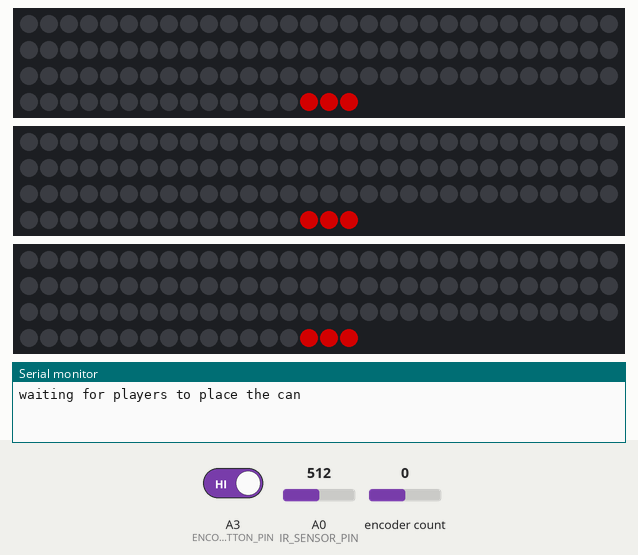
Simulated run of this sketch. Board: Arduino Uno, built with avr-gcc and run on an emulated ATmega328P. Parts: 3 × 107 RGB LEDs in strip order, left to right, continuing on the next row, the last lines printed to the serial monitor. The inputs (shaded band) are chosen by the test bench; at power-on: A3 (ENCODER_BUTTON_PIN) HIGH, encoder count 0, A0 (IR_SENSOR_PIN) = 512. Dim RGB values are drawn brighter than linear; EEPROM starts erased.

Above: at 0.1 s.
0.9 s: A3 (ENCODER_BUTTON_PIN) driven LOW
At 3.1 s:
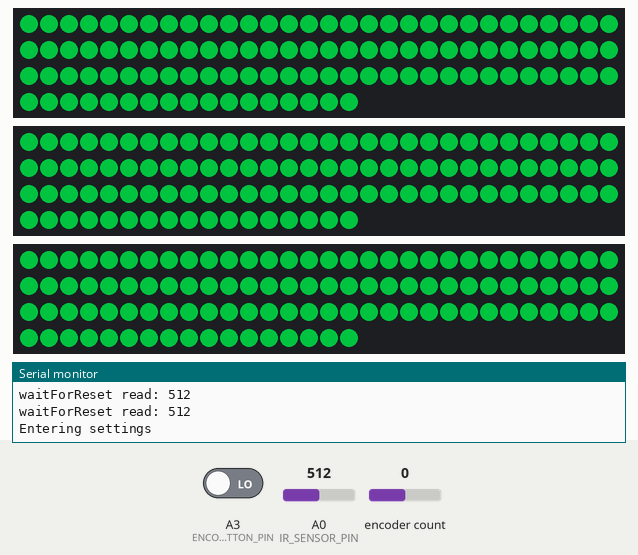
4.0 s: encoder count set to 4
At 4.7 s:
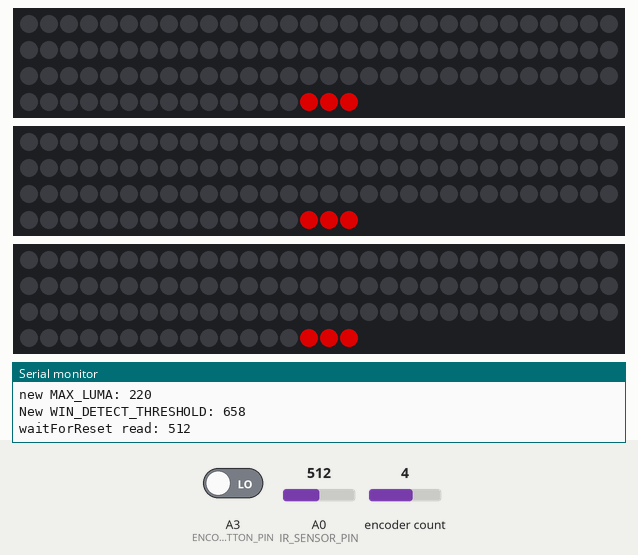
7.1 s: encoder count set to 3
9.1 s: A0 (IR_SENSOR_PIN) set to 900
Timing chart, 0 to 12.1 s (numbered marks = the images above; inputs shaded):
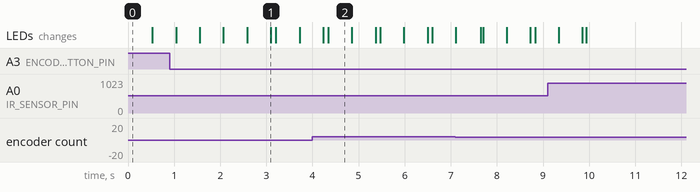

Measured:
- after the input at 0.9 s, the LEDs: first differ from a run without the input after 2.2 s (image 1)

The sketch:

nathan_beerstick.ino
```cpp
#include <FastLED.h>
#include <ClickEncoder.h>
#include <TimerOne.h>
#include <EEPROM.h>

// ATMEGA328p, Board setting: Arduino/Genuino Uno

#define DATA_PIN_A 4
#define DATA_PIN_B 5
#define DATA_PIN_C 6
#define LED_TYPE WS2813
#define COLOR_ORDER GRB
#define LEDS_PER_STRIP 107
#define UNPLAYABLE_LENGTH 18*2-2

int MAX_LUMA = 200; // will be overwritten if user value saved to eeprom
int WIN_DETECT_THRESHOLD = 650; // will be overwritten if user value saved to eeprom
#define IR_SENSOR_PIN A0
#define ENCODER_BUTTON_PIN A3
#define ENCODER_INC_PIN A1
#define ENCODER_DEC_PIN A2

CRGB leds[LEDS_PER_STRIP];
ClickEncoder *encoder;
int16_t volatile last, value, difference;

uint8_t gHue = 0; // rotating "base color" used by many of the patterns

void saveSettings() {
  // brightness
  unsigned int eeAddress = 0;
  EEPROM.put( eeAddress, MAX_LUMA );
  // sensitivity
  eeAddress += sizeof(int);
  EEPROM.put( eeAddress, WIN_DETECT_THRESHOLD );
}

void loadSettings() {
  unsigned int eeAddress = 0;
  // brightness
  int candidateMAX_LUMA;
  EEPROM.get( eeAddress, candidateMAX_LUMA );
  // sanity check
  MAX_LUMA = candidateMAX_LUMA >= 0 && candidateMAX_LUMA <= 255 ? candidateMAX_LUMA : MAX_LUMA;
  // sensitivity
  eeAddress += sizeof(int);
  int candidateWIN_DETECT_THRESHOLD;
  EEPROM.get( eeAddress, candidateWIN_DETECT_THRESHOLD );
  // sanity check
  WIN_DETECT_THRESHOLD = candidateWIN_DETECT_THRESHOLD >= 250 && candidateWIN_DETECT_THRESHOLD <= 1200 ? candidateWIN_DETECT_THRESHOLD : WIN_DETECT_THRESHOLD;
}

void timerIsr() {
  encoder->service();
}

void setBrightnessLoop() {
  ClickEncoder::Button b;
  fill_solid(leds, LEDS_PER_STRIP, CHSV(120, 255, MAX_LUMA));
  FastLED.show();
  value = 0;
  while (true) {
    value += encoder->getValue();
    if (value != last) {
      delay(15); // fixes fuckyness when spinning the encoder quickly
      difference = 4 * (value - last);
      last = value;
      MAX_LUMA = min(220, MAX_LUMA + difference);
      MAX_LUMA = max(40, MAX_LUMA);
      Serial.print("new MAX_LUMA: ");
      Serial.println(MAX_LUMA);
      fill_solid(leds, LEDS_PER_STRIP, CHSV(120, 255, MAX_LUMA));
      FastLED.show();
    }
    b = encoder->getButton();
    if (b != ClickEncoder::Open) {
      fill_solid(leds, LEDS_PER_STRIP, CHSV(0,0,0));
      FastLED.show();
      last = -1;
      saveSettings();
      return;
    }
  }
}

void setSensitivityLoop() {
  int thresholdMax = 1200;
  int thresholdMin = 250;
  int thresholdMiddle = 650; // a recommended starting place, not actually the range center
  ClickEncoder::Button b;
  int quarterStrip = LEDS_PER_STRIP / 4;
  uint8_t indicatorColor = 0;
  value = 0;
  while (true) {
    // draw interface canvas
    fill_solid(leds, LEDS_PER_STRIP, CHSV(0,0,0));
    leds[quarterStrip] = CHSV(0, 255, MAX_LUMA); // red dot
    leds[quarterStrip * 2] = CHSV(95, 255, MAX_LUMA); // green dot
    leds[LEDS_PER_STRIP - quarterStrip] = CHSV(160, 255, MAX_LUMA); // blue dot
    // update display
    if (WIN_DETECT_THRESHOLD > thresholdMiddle) {
      int graphPeak = map(WIN_DETECT_THRESHOLD, thresholdMiddle, thresholdMax, quarterStrip * 2, LEDS_PER_STRIP - quarterStrip);
      for (uint8_t px = quarterStrip * 2 + 1; px < graphPeak; px++) {
        leds[px] = CHSV(160, 255, MAX_LUMA);
      }
    } else if (WIN_DETECT_THRESHOLD < thresholdMiddle) {
      int graphTroph = map(WIN_DETECT_THRESHOLD, thresholdMin, thresholdMiddle, quarterStrip, quarterStrip * 2);
      for (uint8_t px = graphTroph; px < quarterStrip * 2; px++) {
        leds[px] = CHSV(0, 255, MAX_LUMA);
      }
    }
    // update can placement indicator
    if (gameWon()) {
      indicatorColor = 95; // green
    } else {
      indicatorColor = 0; // red
    }
    for (uint8_t px = LEDS_PER_STRIP - 3; px < LEDS_PER_STRIP; px++) {
      leds[px] = CHSV(indicatorColor, 255, MAX_LUMA); // red
    }
    FastLED.show();
    // check new values and update interface for the next loop
    value += encoder->getValue();
    if (value != last) {
      delay(15); // fixes fuckyness when spinning the encoder quickly
      difference = 4 * (value - last);
      last = value;
      WIN_DETECT_THRESHOLD += difference;
      WIN_DETECT_THRESHOLD = max(WIN_DETECT_THRESHOLD, thresholdMin);
      WIN_DETECT_THRESHOLD = min(WIN_DETECT_THRESHOLD, thresholdMax);
      Serial.print("New WIN_DETECT_THRESHOLD: ");
      Serial.println(WIN_DETECT_THRESHOLD);
    }
    b = encoder->getButton();
    if (b != ClickEncoder::Open) {
      fill_solid(leds, LEDS_PER_STRIP, CHSV(0,0,0));
      FastLED.show();
      last = -1;
      saveSettings();
      return;
    }
  } // end while true
}

void checkSettingsRequest() {

   // check encoder button state
  ClickEncoder::Button b = encoder->getButton();
  if (b != ClickEncoder::Open) {
    Serial.println("Entering settings");
    // first thing - brightness
    setBrightnessLoop();
    // second thing - sensitivity
    setSensitivityLoop();
  }

}

void waitForReset() {
  int blinkDelay = 500;
  Serial.println("waiting for players to place the can");
  fill_solid(leds, LEDS_PER_STRIP, CHSV(0,0,0));
  while (analogRead(IR_SENSOR_PIN) < WIN_DETECT_THRESHOLD) {
    for (uint8_t px = LEDS_PER_STRIP - 3; px < LEDS_PER_STRIP; px++) {
      leds[px] = CHSV(0, 255, MAX_LUMA); // red
    }
    FastLED.show();
    delay(blinkDelay);
    fill_solid(leds, LEDS_PER_STRIP, CHSV(0,0,0));
    FastLED.show();
    delay(blinkDelay);
    checkSettingsRequest();
    Serial.print("waitForReset read: ");
    Serial.println(analogRead(IR_SENSOR_PIN));
  }
  // for easing, fill out the strip quickly but perceptably
 for (uint8_t px = LEDS_PER_STRIP; px > UNPLAYABLE_LENGTH; px--) {
  leds[px] = CHSV(0,255,MAX_LUMA); // red
  writeDisplay();
  delay(1);
 }
}

void setup() {

  Serial.begin(115200);

  // create & init  encoder object
  encoder = new ClickEncoder(ENCODER_DEC_PIN, ENCODER_INC_PIN, ENCODER_BUTTON_PIN);
  Timer1.initialize(1000);
  Timer1.attachInterrupt(timerIsr);
  last = -1;

  // tell FastLED about the LED strip configuration
  FastLED.addLeds<LED_TYPE,DATA_PIN_A,COLOR_ORDER>(leds, LEDS_PER_STRIP).setCorrection(TypicalLEDStrip);
  FastLED.addLeds<LED_TYPE,DATA_PIN_B,COLOR_ORDER>(leds, LEDS_PER_STRIP).setCorrection(TypicalLEDStrip);
  FastLED.addLeds<LED_TYPE,DATA_PIN_C,COLOR_ORDER>(leds, LEDS_PER_STRIP).setCorrection(TypicalLEDStrip);
  FastLED.setBrightness(MAX_LUMA);

  // IR Sensor
  pinMode(IR_SENSOR_PIN,INPUT);

  loadSettings();

  // so we dont appear to win immediately on power up
  waitForReset();

}

void writeDisplay() {
  // a wrapper for show()
  // overwrite the unplayable space
  for (uint8_t px = 0; px < UNPLAYABLE_LENGTH; px++) {
    leds[px] = CHSV(0,255,max(MAX_LUMA-80,10));
  }
  FastLED.show();
}

void drawBug(uint16_t pos, uint8_t len, int turn) {
  pos = pos % LEDS_PER_STRIP;
  if (pos % turn == 0) {
    for (uint8_t i = pos; i < pos + len; i++) {
      if (i < LEDS_PER_STRIP + 1) {
        leds[i] = CRGB::White;
      }
    }
  }
}

void playWinShow() {

  Serial.println("win");
  int NUM_SPECTRA = 3;
  int CYCLES = 2;
  int WRITE_SPEED = 1; // higher makes the cycle faster
  int HUE_SKIP = 5; // higher makes the cycle appear faster
  int BUG_LEN = 5;
  uint16_t BUG_POS = 0;
  gHue = 0;
  int fade = 0;
  for (int i = 0; i < CYCLES * 255; i++) {
    fill_rainbow(leds, LEDS_PER_STRIP, gHue, NUM_SPECTRA);
    drawBug(BUG_POS, BUG_LEN, 2);
    FastLED.setBrightness( dim8_video( max(MAX_LUMA - fade, 0) ) );
    FastLED.show();
    delay(WRITE_SPEED);
    BUG_POS++; // move bug up the line
    gHue += HUE_SKIP; // rotate base color
    // ease out
    if (i > (CYCLES * 255) - 85) { // last 85 iterations
      fade += 3;
      Serial.print("easing fade: "); Serial.println(fade);
    }
  }
  FastLED.setBrightness(0);
  FastLED.show();
  delay(500);
  FastLED.setBrightness(MAX_LUMA);
  // check button state and do nothing with the value, to clear it
  // this prevents clicks during the win pattern from dropping us in
  // to settings after the pattern concludes, which feels weird
  ClickEncoder::Button b = encoder->getButton();

}

bool gameWon() {
  return analogRead(IR_SENSOR_PIN) < WIN_DETECT_THRESHOLD ? true : false;
}

void loop() {

  checkSettingsRequest();

  fill_solid(leds, LEDS_PER_STRIP, CHSV(gHue,255,MAX_LUMA));
  writeDisplay();
  gHue = gHue < 256 ? gHue + 1 : 0;

  if (gameWon()) {
    playWinShow();
    waitForReset();
    gHue = 0;
  }
  else {
    Serial.println("no win :-(");
  }

  delay(100);

}
```
